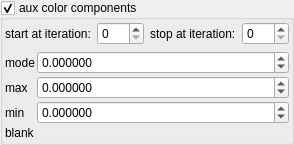
    <widget class="MyGroupBox" name="groupCheck_fold_color_aux_color_enabled_false">
     <property name="title">
      <string>aux color components</string>
     </property>
     <property name="checkable">
      <bool>true</bool>
     </property>
     <layout class="QVBoxLayout" name="verticalLayout_10">
      <property name="leftMargin">
       <number>2</number>
      </property>
      <property name="topMargin">
       <number>2</number>
      </property>
      <property name="rightMargin">
       <number>2</number>
      </property>
      <property name="bottomMargin">
       <number>2</number>
      </property>
      <item>
       <layout class="QHBoxLayout" name="horizontalLayout_26" stretch="0,1,0,1">
        <item>
         <widget class="QLabel" name="label_105">
          <property name="text">
           <string>start at iteration:</string>
          </property>
         </widget>
        </item>
        <item>
         <widget class="MySpinBox" name="spinboxInt_fold_color_start_iterations_A">
          <property name="sizePolicy">
           <sizepolicy hsizetype="Minimum" vsizetype="Maximum">
            <horstretch>0</horstretch>
            <verstretch>0</verstretch>
           </sizepolicy>
          </property>
          <property name="minimum">
           <number>0</number>
          </property>
          <property name="maximum">
           <number>999</number>
          </property>
          <property name="value">
           <number>0</number>
          </property>
         </widget>
        </item>
        <item>
         <widget class="QLabel" name="label_81">
          <property name="text">
           <string>stop at iteration:</string>
          </property>
         </widget>
        </item>
        <item>
         <widget class="MySpinBox" name="spinboxInt_fold_color_stop_iterations_A">
          <property name="sizePolicy">
           <sizepolicy hsizetype="Preferred" vsizetype="Maximum">
            <horstretch>0</horstretch>
            <verstretch>0</verstretch>
           </sizepolicy>
          </property>
          <property name="maximum">
           <number>999</number>
          </property>
         </widget>
        </item>
       </layout>
      </item>
      <item>
       <layout class="QGridLayout" name="gridLayout_18" columnstretch="0,1">
        <property name="spacing">
         <number>2</number>
        </property>
        <item row="0" column="1">
         <widget class="MyDoubleSpinBox" name="spinbox4_fold_color_difs_0000_x">
          <property name="sizePolicy">
           <sizepolicy hsizetype="Minimum" vsizetype="Maximum">
            <horstretch>0</horstretch>
            <verstretch>0</verstretch>
           </sizepolicy>
          </property>
          <property name="prefix">
           <string/>
          </property>
          <property name="suffix">
           <string/>
          </property>
          <property name="decimals">
           <number>6</number>
          </property>
          <property name="minimum">
           <double>-100.000000000000000</double>
          </property>
          <property name="maximum">
           <double>100.000000000000000</double>
          </property>
          <property name="singleStep">
           <double>0.100000000000000</double>
          </property>
         </widget>
        </item>
        <item row="1" column="1">
         <widget class="MyDoubleSpinBox" name="spinbox4_fold_color_difs_0000_y">
          <property name="sizePolicy">
           <sizepolicy hsizetype="Minimum" vsizetype="Maximum">
            <horstretch>0</horstretch>
            <verstretch>0</verstretch>
           </sizepolicy>
          </property>
          <property name="prefix">
           <string/>
          </property>
          <property name="suffix">
           <string/>
          </property>
          <property name="decimals">
           <number>6</number>
          </property>
          <property name="minimum">
           <double>-100.000000000000000</double>
          </property>
          <property name="maximum">
           <double>100.000000000000000</double>
          </property>
          <property name="singleStep">
           <double>0.100000000000000</double>
          </property>
         </widget>
        </item>
        <item row="1" column="0">
         <widget class="QLabel" name="label_39">
          <property name="text">
           <string>max</string>
          </property>
         </widget>
        </item>
        <item row="0" column="0">
         <widget class="QLabel" name="label_31">
          <property name="text">
           <string>mode</string>
          </property>
         </widget>
        </item>
        <item row="2" column="1">
         <widget class="MyDoubleSpinBox" name="spinbox4_fold_color_difs_0000_z">
          <property name="sizePolicy">
           <sizepolicy hsizetype="Minimum" vsizetype="Maximum">
            <horstretch>0</horstretch>
            <verstretch>0</verstretch>
           </sizepolicy>
          </property>
          <property name="prefix">
           <string/>
          </property>
          <property name="suffix">
           <string/>
          </property>
          <property name="decimals">
           <number>6</number>
          </property>
          <property name="minimum">
           <double>-100.000000000000000</double>
          </property>
          <property name="maximum">
           <double>100.000000000000000</double>
          </property>
          <property name="singleStep">
           <double>0.100000000000000</double>
          </property>
         </widget>
        </item>
        <item row="3" column="0">
         <widget class="QLabel" name="label_32">
          <property name="text">
           <string>blank</string>
          </property>
         </widget>
        </item>
        <item row="2" column="0">
         <widget class="QLabel" name="label_33">
          <property name="text">
           <string>min</string>
          </property>
         </widget>
        </item>
       </layout>
      </item>
     </layout>
    </widget>
